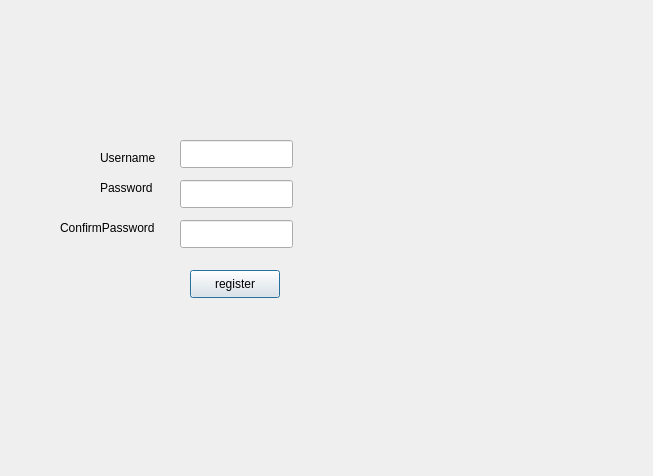
<?xml version="1.0" encoding="UTF-8"?>
<ui version="4.0">
 <class>RegisterDialog</class>
 <widget class="QDialog" name="RegisterDialog">
  <property name="geometry">
   <rect>
    <x>0</x>
    <y>0</y>
    <width>653</width>
    <height>476</height>
   </rect>
  </property>
  <property name="windowTitle">
   <string>Dialog</string>
  </property>
  <widget class="QLabel" name="label">
   <property name="geometry">
    <rect>
     <x>100</x>
     <y>150</y>
     <width>58</width>
     <height>16</height>
    </rect>
   </property>
   <property name="text">
    <string>Username</string>
   </property>
  </widget>
  <widget class="QLabel" name="label_2">
   <property name="geometry">
    <rect>
     <x>100</x>
     <y>180</y>
     <width>58</width>
     <height>16</height>
    </rect>
   </property>
   <property name="text">
    <string>Password</string>
   </property>
  </widget>
  <widget class="QLabel" name="label_3">
   <property name="geometry">
    <rect>
     <x>60</x>
     <y>220</y>
     <width>111</width>
     <height>16</height>
    </rect>
   </property>
   <property name="text">
    <string>ConfirmPassword</string>
   </property>
  </widget>
  <widget class="QLineEdit" name="username">
   <property name="geometry">
    <rect>
     <x>180</x>
     <y>140</y>
     <width>113</width>
     <height>28</height>
    </rect>
   </property>
  </widget>
  <widget class="QLineEdit" name="password">
   <property name="geometry">
    <rect>
     <x>180</x>
     <y>180</y>
     <width>113</width>
     <height>28</height>
    </rect>
   </property>
  </widget>
  <widget class="QLineEdit" name="confirmpassword">
   <property name="geometry">
    <rect>
     <x>180</x>
     <y>220</y>
     <width>113</width>
     <height>28</height>
    </rect>
   </property>
  </widget>
  <widget class="QPushButton" name="registerButton">
   <property name="geometry">
    <rect>
     <x>190</x>
     <y>270</y>
     <width>90</width>
     <height>28</height>
    </rect>
   </property>
   <property name="text">
    <string>register</string>
   </property>
  </widget>
 </widget>
 <resources/>
 <connections/>
</ui>
